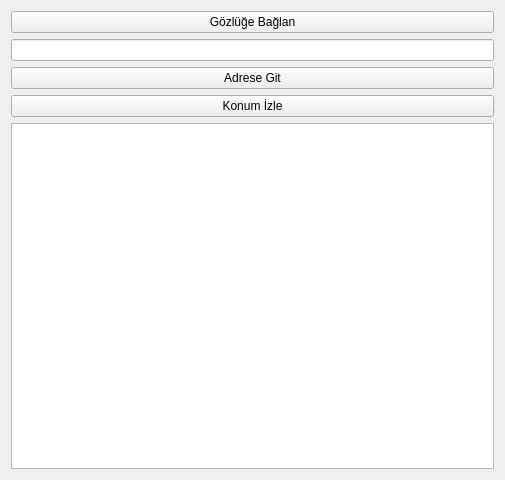
<?xml version="1.0" encoding="UTF-8"?>
<ui version="4.0">
 <class>MainWindow</class>
 <widget class="QMainWindow" name="MainWindow">
  <property name="geometry">
   <rect>
    <x>0</x>
    <y>0</y>
    <width>505</width>
    <height>480</height>
   </rect>
  </property>
  <property name="windowTitle">
   <string>MainWindow</string>
  </property>
  <widget class="QWidget" name="centralWidget">
   <layout class="QGridLayout" name="gridLayout">
    <item row="3" column="0">
     <widget class="QPushButton" name="konum_izle_butonu">
      <property name="text">
       <string>Konum İzle</string>
      </property>
     </widget>
    </item>
    <item row="0" column="0">
     <widget class="QPushButton" name="bluetooth_connection_button">
      <property name="text">
       <string>Gözlüğe Bağlan</string>
      </property>
     </widget>
    </item>
    <item row="1" column="0">
     <widget class="QLineEdit" name="lineEdit"/>
    </item>
    <item row="2" column="0">
     <widget class="QPushButton" name="adrese_git_butonu">
      <property name="text">
       <string>Adrese Git</string>
      </property>
     </widget>
    </item>
    <item row="4" column="0">
     <widget class="QListWidget" name="listWidget"/>
    </item>
   </layout>
  </widget>
 </widget>
 <layoutdefault spacing="6" margin="11"/>
 <resources/>
 <connections/>
</ui>
